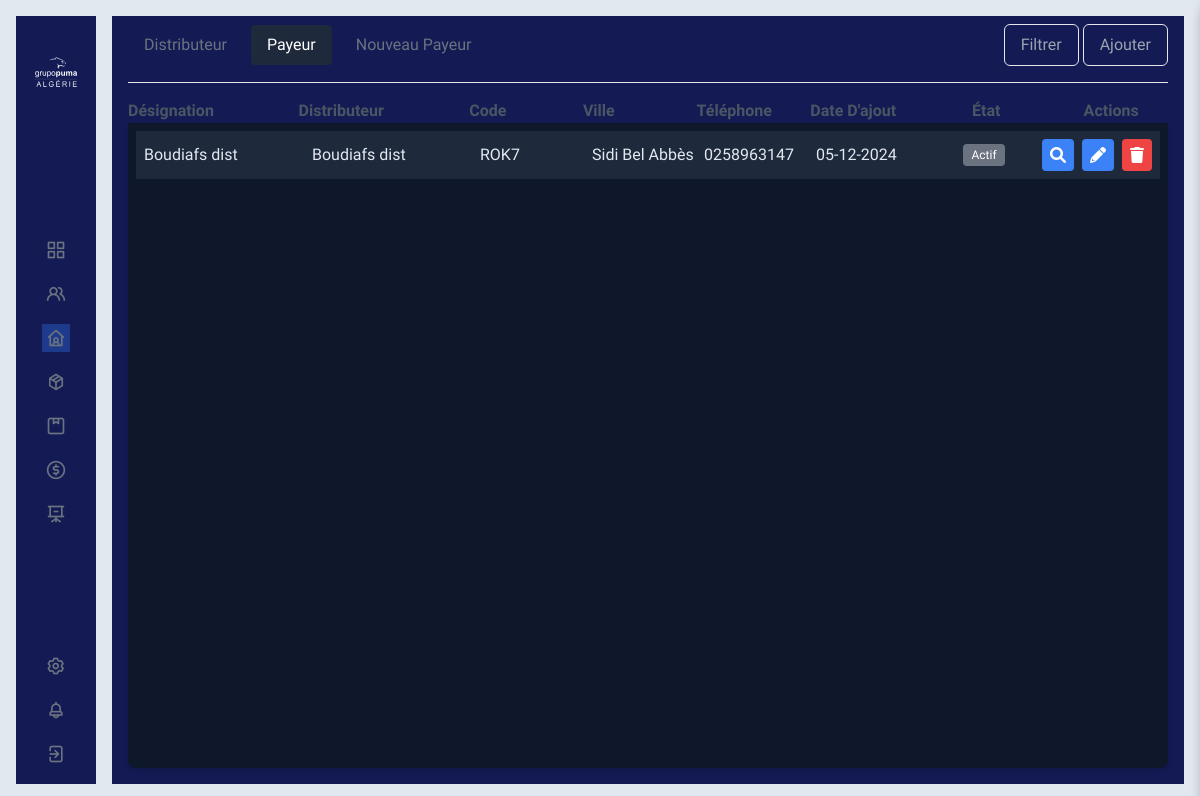
Screenshot of /distributeur/payeur (signed in) with the database file from the repository.
### Distributeur/models.py (models this page shows, shortened)
class Payeur(models.Model):
    id = models.AutoField(primary_key=True)
    distributeur = models.ForeignKey(Distributeur, on_delete=models.CASCADE)
    code = models.CharField(max_length=100, default='0000000')
    designation = models.CharField(max_length=100)
    ville = models.ForeignKey(Ville, on_delete=models.CASCADE, null=True, blank=True)
    telephone = models.CharField(max_length=200, null=True, blank=True)
    adresse = models.CharField(max_length=200, null=True, blank=True)
    active = models.BooleanField(default=True)
    nif = models.CharField(max_length=20, null=True, blank=True)
    nis = models.CharField(max_length=20, null=True, blank=True)
    art = models.CharField(max_length=20, null=True, blank=True)
    rc = models.CharField(max_length=20, null=True, blank=True)
    nif_file = models.FileField(upload_to="PayeurData", blank=True, null=True)
    nis_file = models.FileField(upload_to="PayeurData", blank=True, null=True)
    art_file = models.FileField(upload_to="PayeurData", blank=True, null=True)
    rc_file = models.FileField(upload_to="PayeurData", blank=True, null=True)
    date_ajout = models.DateTimeField(auto_now=True)
    draft = models.BooleanField(default=False)

class Distributeur(models.Model):
    id = models.AutoField(primary_key=True)
    user = models.ForeignKey(CustomUser, on_delete=models.CASCADE, unique=True)
    code = models.CharField(max_length=100, default='0000000', blank=True, null=True)
    designation = models.CharField(max_length=100, blank=True, null=True)
    ville = models.ForeignKey(Ville, on_delete=models.CASCADE, blank=True, null=True)
    adresse = models.CharField(max_length=255, blank=True, null=True)
    nif = models.CharField(max_length=20, blank=True, null=True)
    nis = models.CharField(max_length=20, blank=True, null=True)
    art = models.CharField(max_length=20, blank=True, null=True)
    rc = models.CharField(max_length=20, blank=True, null=True)
    plafonnement = models.FloatField(default=1000000, blank=True, null=True)
    bloquer = models.BooleanField(default=False)
    echeance_jour = models.IntegerField(default=0, blank=True, null=True)
    ristourn_a = models.FloatField(default=0)
    ristourn_na = models.FloatField(default=0)
    objectif_a = models.FloatField(default=0)
    objectif_m = models.FloatField(default=0)
    def __str__(self):
        return self.designation

### Session/models.py (models this page shows)
class Ville(models.Model):
    id = models.AutoField(primary_key=True)
    designation = models.CharField(max_length=80)
    region = models.CharField(max_length=6, choices=Typeregion, default='EST', blank=True, null=True)
    def __str__(self):
        return self.designation

### Distributeur/views.py (the view)
# urls.py: path('payeur', PayView, name='payeur'),
@login_required
def PayView(request):
    if(request.user.type in ["Distributeur", "Employé"]):
        pass
    else:
        print("coucou ici")
        listmodules  = list(
            set(request.user.user_permissions.values_list('content_type__model', flat=True))
        )
        print(listmodules)
        if ('payeur' in listmodules):
            listeauth = list(
                set(
                    Permission.objects.filter(user=request.user, content_type__model='payeur').values_list('codename', flat=True)
                )
            )
            ville = request.GET.get('ville', None)
            distributeur = request.GET.get('distributeur', None)
            active = request.GET.get('is_active', 'true')
            if (active == "true"):
                is_active = True
            else:
                is_active = False
            dist_list = Payeur.objects.filter(draft=False)
            if (ville):
                dist_list = dist_list.filter(distributeur__user__ville=int(ville))
            if (distributeur):
                dist_list = dist_list.filter(distributeur=distributeur)
            if (is_active):
                dist_list = dist_list.filter(active=is_active)
            ville_list = Ville.objects.all()
            users_select = Distributeur.objects.all().order_by('id')
            return render(request, "Pumal/Payeur.html",
                          {
                              'dist_list': dist_list,
                              'ville_list': ville_list,
                              'users_select': users_select,
                              'listeauth': listeauth,
                              "listmodules": listmodules
                          })
        else:
            return render(request,"access.html", {"listmodules": listmodules})

### templates/Pumal/Payeur.html (shortened to what this page needs)
{% extends "baseNew.html" %}
{% load static %}
{% block content %}
<div class="w-full h-full backprimer px-4 pb-4 flex flex-col">
    <div class="flex justify-between items-center pt-4 mb-4" style="margin-top: -8px">
        <div class="flex gap-2">
            <div>
                <a href="{% url 'distributeur' %}"
                   class="block px-4 py-2 hoverprimer rounded">Distributeur</a>
            </div>
            <div>
                <a href="{% url 'payeur' %}" class="block px-4 py-2 actualprimer rounded">Payeur</a>
            </div>
            <div>
                <a href="{% url 'payeurdraft' %}" class="block px-4 py-2 hoverprimer rounded">Nouveau Payeur</a>
            </div>
        </div>
        <div>
            <button id="filterButton" class="btn capitalize backprimer px-4 py-2 border border-slate-300 text-gray-400
                    hover:bg-blue-900 hover:border-slate-400 rounded-md">Filtrer
            </button>
            {% if 'add_payeur' in listeauth %}
            <button id="addButton" class="btn capitalize backprimer px-4 py-2 border border-slate-300 text-gray-400
                        hover:bg-blue-900 hover:border-slate-400 rounded-md">Ajouter
            </button>
            {% else %}
            <button class="btn capitalize bg-gray-500 text-white px-4 py-2 border rounded-md cursor-not-allowed">
                Ajouter
            </button>
            {% endif %}
        </div>
    </div>
    <hr/>
    <div class="pt-4">
        <div class="flex items-center justify-between text-gray-600 font-semibold">
            <div class="w-1/4 capitalize">Désignation</div>
            <div class="w-1/4 capitalize">Distributeur</div>
            <div class="w-1/6 capitalize">Code</div>
            <div class="w-1/6 capitalize">Ville</div>
            <div class="w-1/6 capitalize">Téléphone</div>
            <div class="w-1/6 capitalize">Date d'ajout</div>
            <div class="w-1/6 capitalize pl-12">état</div>
            <div class="w-1/6 capitalize text-center">Actions</div>
        </div>
    </div>
    <div class="flex-grow shadow-md rounded-b-lg backslateprime p-2 overflow-y-auto">
        {% for elem in dist_list %}
        <div class="flex items-center justify-between p-2 backslateslite flex-none mb-2 ">
            <div class="textslate w-1/4">{{ elem.designation }}</div>
            <div class="textslate w-1/4">{{ elem.distributeur }}</div>
            <div class="textslate w-1/6">{{ elem.code }}</div>
            <div class="textslate w-1/6">{{ elem.ville }}</div>
            <div class="textslate w-1/6">{{ elem.telephone }}</div>
            <div class="textslate w-1/6">{{ elem.date_ajout|date:'d-m-Y' }}</div>
            <div class="w-1/6 text-center">
                    <span class="bg-gray-500 text-white text-xs px-2 py-1 rounded">{% if elem.bloque %}
                        Bloqué {% else %} Actif {% endif %}</span>
            </div>
            <div class="flex space-x-2 w-1/6 justify-end">
                {% if 'view_payeur' in listeauth %}
                <button id="viewButton" class="viewButton bg-blue-500 text-white p-2 rounded viewelem_{{ elem.id }}">
                    <i class="fas fa-search"
                       onclick="newdatauserview({{ elem.id }}, {{ elem.distributeur.id }}, '{{ elem.code|escapejs }}', '{{ elem.designation|escapejs }}', {{ elem.ville.id }},
                                           '{{ elem.telephone|escapejs }}', '{{ elem.adresse|escapejs }}', '{{ elem.nif|escapejs }}', '{{ elem.nis|escapejs }}', '{{ elem.art|escapejs }}',
                                           '{{ elem.rc|escapejs }}', '{{ elem.active|escapejs }}', '{{ elem.nif_file|escapejs }}', '{{ elem.nis_file|escapejs }}', '{{ elem.art_file|escapejs }}',
                                           '{{ elem.rc_file|escapejs }}')">
                    </i>
                </button>
                {% else %}
                <button class="cursor-not-allowed bg-gray-500 text-white p-2 rounded">
                    <i class="fas fa-search"></i>
                </button>
                {% endif %}
                {% if 'change_payeur' in listeauth %}
                <button id="editButton" class="editButton bg-blue-500 text-white p-2 rounded">
                    <i class="fas fa-pencil-alt"
                       onclick="newdatauser({{ elem.id }}, {{ elem.distributeur.id }}, '{{ elem.code|escapejs }}', '{{ elem.designation|escapejs }}', {{ elem.ville.id }},
                                           '{{ elem.telephone|escapejs }}', '{{ elem.adresse|escapejs }}', '{{ elem.nif|escapejs }}', '{{ elem.nis|escapejs }}', '{{ elem.art|escapejs }}',
                                           '{{ elem.rc|escapejs }}', '{{ elem.active|escapejs }}', '{{ elem.nif_file|escapejs }}', '{{ elem.nis_file|escapejs }}', '{{ elem.art_file|escapejs }}',
                                           '{{ elem.rc_file|escapejs }}')">
                    </i>
                </button>
                {% else %}
                <button class="cursor-not-allowed bg-gray-500 text-white p-2 rounded">
                    <i class="fas fa-pencil-alt"></i>
                </button>
                {% endif %}
                {% if 'delete_payeur' in listeauth %}
                <button class="bg-red-500 text-white p-2 rounded delete-btn"
                        data-identifiant="{{ elem.id }}"><i class="fas fa-trash"></i></button>
                {% else %}
                <button class="cursor-not-allowed bg-gray-500 text-white p-2 rounded"><i
                        class="fas fa-trash"></i></button>
                {% endif %}
            </div>
        </div>
        {% endfor %}
    </div>
</div>
{% endblock %}

### rows the page displays
Payeur: designation "Boudiafs dist", distributeur "Boudiafs dist", code "ROK7", ville "Sidi Bel Abbès", telephone "0258963147", date_ajout "05-12-2024", active True (drawn)
